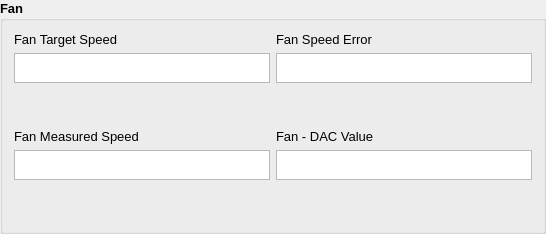
            <widget class="QGroupBox" name="groupBox_5">
             <property name="font">
              <font>
               <pointsize>10</pointsize>
               <weight>75</weight>
               <bold>true</bold>
              </font>
             </property>
             <property name="title">
              <string>Fan</string>
             </property>
             <layout class="QGridLayout" name="gridLayout_9">
              <item row="0" column="0">
               <layout class="QVBoxLayout" name="verticalLayout_31">
                <item>
                 <layout class="QHBoxLayout" name="horizontalLayout_18">
                  <item>
                   <layout class="QVBoxLayout" name="verticalLayout_37">
                    <item>
                     <widget class="QLabel" name="lFanTargetSpeed">
                      <property name="font">
                       <font>
                        <pointsize>10</pointsize>
                        <weight>50</weight>
                        <bold>false</bold>
                       </font>
                      </property>
                      <property name="text">
                       <string>Fan Target Speed</string>
                      </property>
                     </widget>
                    </item>
                    <item>
                     <widget class="QTextEdit" name="eFanTargetSpeed">
                      <property name="minimumSize">
                       <size>
                        <width>0</width>
                        <height>26</height>
                       </size>
                      </property>
                      <property name="maximumSize">
                       <size>
                        <width>16777215</width>
                        <height>30</height>
                       </size>
                      </property>
                      <property name="font">
                       <font>
                        <pointsize>8</pointsize>
                        <weight>50</weight>
                        <bold>false</bold>
                       </font>
                      </property>
                      <property name="readOnly">
                       <bool>true</bool>
                      </property>
                     </widget>
                    </item>
                    <item>
                     <spacer name="verticalSpacer_34">
                      <property name="orientation">
                       <enum>Qt::Vertical</enum>
                      </property>
                      <property name="sizeHint" stdset="0">
                       <size>
                        <width>20</width>
                        <height>40</height>
                       </size>
                      </property>
                     </spacer>
                    </item>
                   </layout>
                  </item>
                  <item>
                   <layout class="QVBoxLayout" name="verticalLayout_39">
                    <item>
                     <widget class="QLabel" name="lFanSpeedError">
                      <property name="font">
                       <font>
                        <pointsize>10</pointsize>
                        <weight>50</weight>
                        <bold>false</bold>
                       </font>
                      </property>
                      <property name="text">
                       <string>Fan Speed Error</string>
                      </property>
                     </widget>
                    </item>
                    <item>
                     <widget class="QTextEdit" name="eFanSpeedError">
                      <property name="minimumSize">
                       <size>
                        <width>0</width>
                        <height>26</height>
                       </size>
                      </property>
                      <property name="maximumSize">
                       <size>
                        <width>16777215</width>
                        <height>30</height>
                       </size>
                      </property>
                      <property name="font">
                       <font>
                        <pointsize>8</pointsize>
                        <weight>50</weight>
                        <bold>false</bold>
                       </font>
                      </property>
                      <property name="readOnly">
                       <bool>true</bool>
                      </property>
                     </widget>
                    </item>
                    <item>
                     <spacer name="verticalSpacer_36">
                      <property name="orientation">
                       <enum>Qt::Vertical</enum>
                      </property>
                      <property name="sizeHint" stdset="0">
                       <size>
                        <width>20</width>
                        <height>40</height>
                       </size>
                      </property>
                     </spacer>
                    </item>
                   </layout>
                  </item>
                 </layout>
                </item>
                <item>
                 <layout class="QHBoxLayout" name="horizontalLayout_19">
                  <item>
                   <layout class="QVBoxLayout" name="verticalLayout_28">
                    <item>
                     <widget class="QLabel" name="lFanMeasuredSpeed">
                      <property name="font">
                       <font>
                        <pointsize>10</pointsize>
                        <weight>50</weight>
                        <bold>false</bold>
                       </font>
                      </property>
                      <property name="text">
                       <string>Fan Measured Speed </string>
                      </property>
                     </widget>
                    </item>
                    <item>
                     <widget class="QTextEdit" name="eFanMeasuredSpeed">
                      <property name="minimumSize">
                       <size>
                        <width>0</width>
                        <height>26</height>
                       </size>
                      </property>
                      <property name="maximumSize">
                       <size>
                        <width>16777215</width>
                        <height>30</height>
                       </size>
                      </property>
                      <property name="font">
                       <font>
                        <pointsize>8</pointsize>
                        <weight>50</weight>
                        <bold>false</bold>
                       </font>
                      </property>
                      <property name="readOnly">
                       <bool>true</bool>
                      </property>
                     </widget>
                    </item>
                    <item>
                     <spacer name="verticalSpacer_35">
                      <property name="orientation">
                       <enum>Qt::Vertical</enum>
                      </property>
                      <property name="sizeHint" stdset="0">
                       <size>
                        <width>20</width>
                        <height>40</height>
                       </size>
                      </property>
                     </spacer>
                    </item>
                   </layout>
                  </item>
                  <item>
                   <layout class="QVBoxLayout" name="verticalLayout_27">
                    <item>
                     <widget class="QLabel" name="lFanDACValue">
                      <property name="font">
                       <font>
                        <pointsize>10</pointsize>
                        <weight>50</weight>
                        <bold>false</bold>
                       </font>
                      </property>
                      <property name="text">
                       <string>Fan - DAC Value</string>
                      </property>
                     </widget>
                    </item>
                    <item>
                     <widget class="QTextEdit" name="eFanDACValue">
                      <property name="minimumSize">
                       <size>
                        <width>0</width>
                        <height>26</height>
                       </size>
                      </property>
                      <property name="maximumSize">
                       <size>
                        <width>16777215</width>
                        <height>30</height>
                       </size>
                      </property>
                      <property name="font">
                       <font>
                        <pointsize>8</pointsize>
                        <weight>50</weight>
                        <bold>false</bold>
                       </font>
                      </property>
                      <property name="readOnly">
                       <bool>true</bool>
                      </property>
                     </widget>
                    </item>
                    <item>
                     <spacer name="verticalSpacer_37">
                      <property name="orientation">
                       <enum>Qt::Vertical</enum>
                      </property>
                      <property name="sizeHint" stdset="0">
                       <size>
                        <width>20</width>
                        <height>40</height>
                       </size>
                      </property>
                     </spacer>
                    </item>
                   </layout>
                  </item>
                 </layout>
                </item>
               </layout>
              </item>
             </layout>
            </widget>
